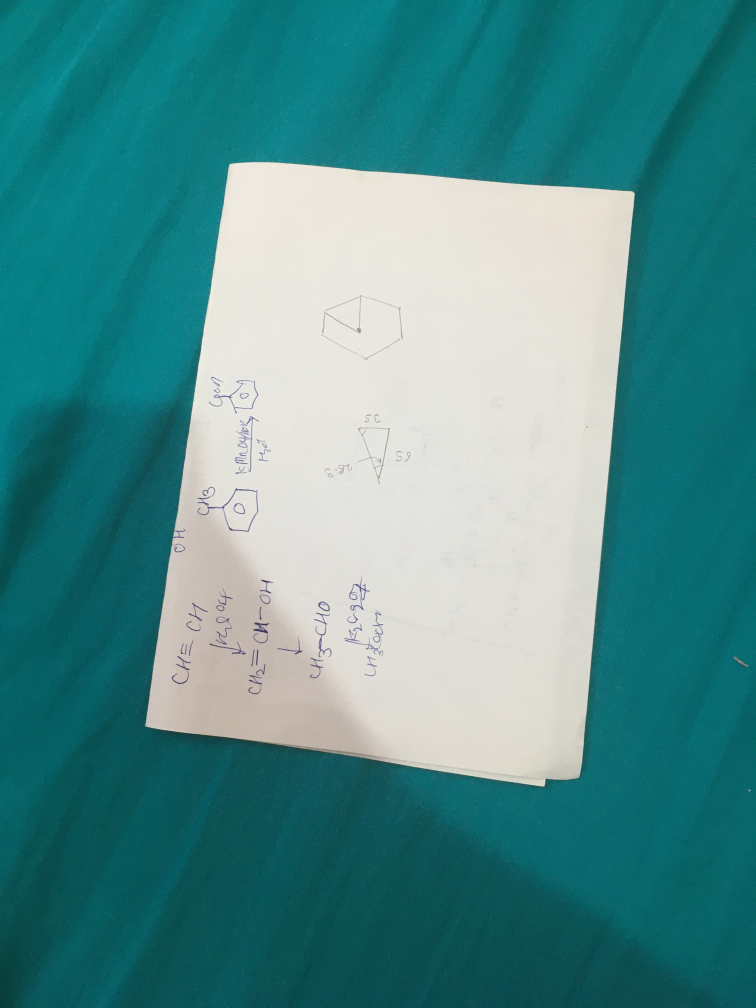
#> input picture Learning/Test_Images/IMG_3879.jpg, 3024 x 4032 px, found by its file name (shown at 1/4 size)
$ python Auto_Crop_Page.py
#> lines starting #> are read from the running program, lines starting #| are printed output that depends on the picture; after the words box and inside, x2 and y2 are one past the last pixel; in counts of white or black regions, pixels touching at a corner belong together
import cv2
import numpy as np

img = cv2.imread('IMG_3879.JPG')
#> img is the input picture: shape (4032, 3024, 3); mean B, G, R 141.6, 141.2, 79.5

aspect_ratio = img.shape[1]/img.shape[0]

height = int(1500/aspect_ratio)

# print()

new_img = cv2.resize(img, (1500, height))

print(aspect_ratio)
#| 0.75

# pre processing

blur = cv2.GaussianBlur(new_img,(5,5),0)

gray  = cv2.cvtColor(new_img, cv2.COLOR_BGR2GRAY)

th4 = cv2.adaptiveThreshold(gray,255,cv2.ADAPTIVE_THRESH_GAUSSIAN_C,cv2.THRESH_BINARY,101,3)
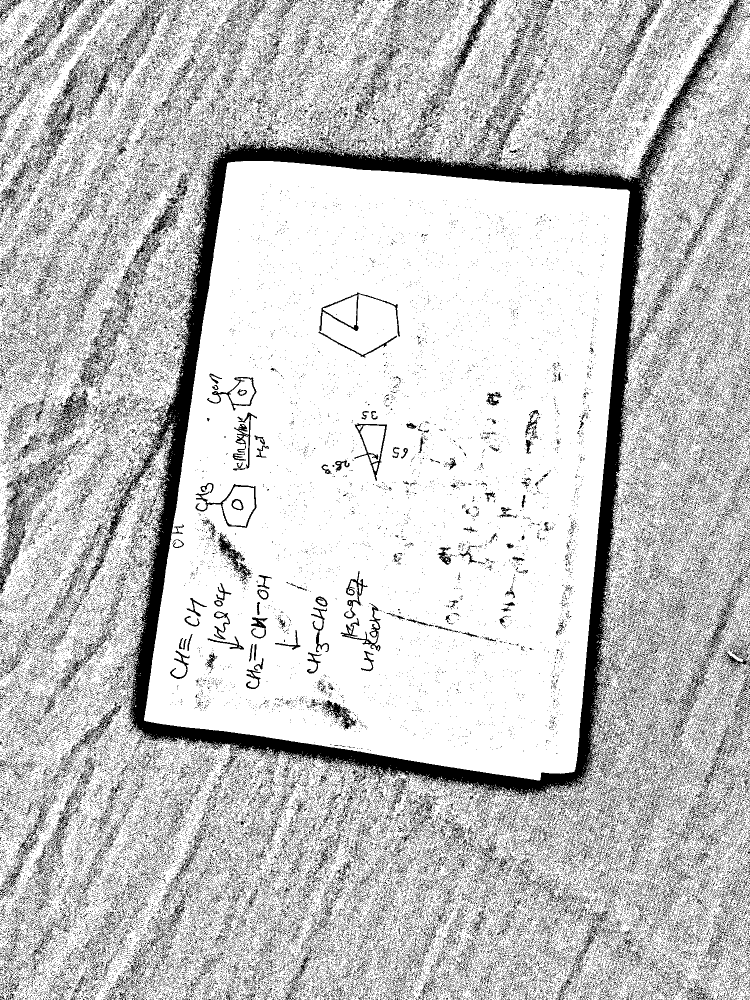
#> th4: shape (2000, 1500) (shown at 1/2 size); 78.1% white; 108626 black regions (105631 under 20 px), largest, box (x1, y1, x2, y2) and area: (167, 0, 1488, 1612) 144200, (0, 900, 127, 1187) 4980, (84, 116, 181, 306) 2968

closing = cv2.morphologyEx(th4,cv2.MORPH_CLOSE,np.ones((11,11)),iterations= 1)
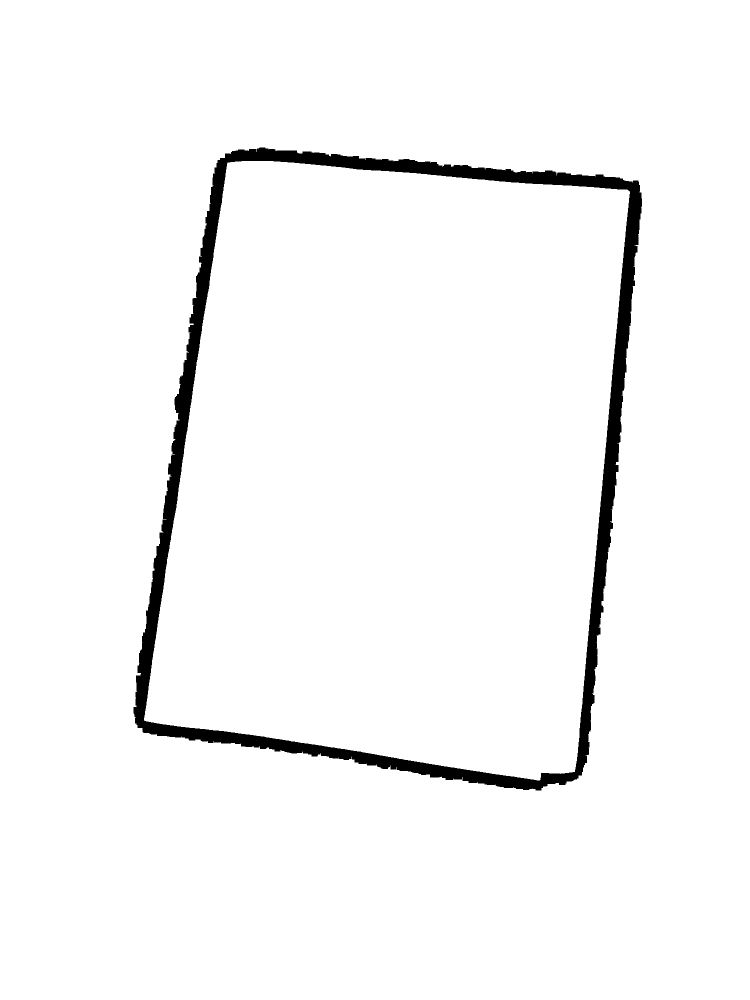
#> closing: shape (2000, 1500) (shown at 1/2 size); 96.8% white; 1 black region, box (x1, y1, x2, y2) and area: (267, 295, 1284, 1581) 95547

canny = cv2.Canny(closing,0,200,3)
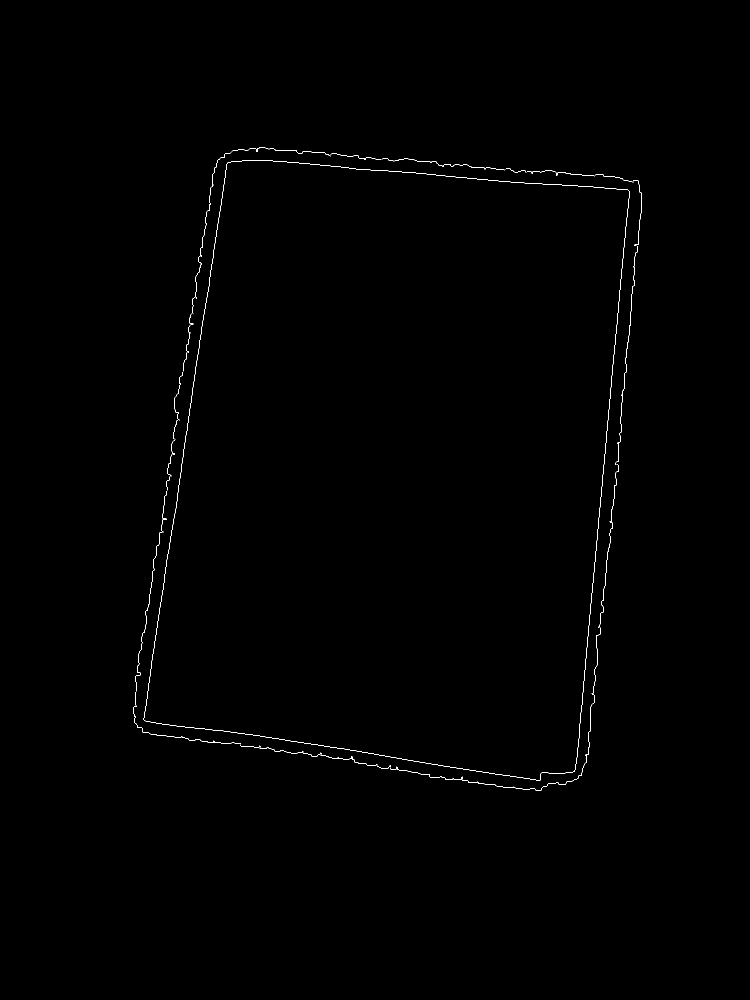
#> canny: shape (2000, 1500) (shown at 1/2 size); 0.28% white in thin lines or dots, all inside (x1, y1, x2, y2) = (266, 294, 1284, 1581)

# Finding area of image
img_area = new_img.shape[0]*new_img.shape[1]

contours,_ = cv2.findContours(canny,cv2.RETR_TREE,cv2.CHAIN_APPROX_SIMPLE)
#> contours = 55 contours, 53 with area under 20; largest, box (x1, y1, x2, y2) and area: (287, 321, 1260, 1561) 974333, (287, 321, 1260, 1561) 974331

# To prevent from detecting the whole page as ROI
for x in contours:
    if cv2.contourArea(x) > 0.9*img_area:
        contours.remove(x)
#> this loop made 55 passes
#> x on passes 14, 17, 31, 37: [[325, 1065], [326, 1065]], [[341, 953], [342, 953]], [[392, 596], [393, 596]], [[1266, 363], [1266, 364]]

areas = [cv2.contourArea(c) for c in contours]
#> areas = 55 values, max 974333 at index 45, min 0 at index 6, mean 35431.8
max_index = np.argmax(areas)
#> max_index = 45
max=contours[max_index]
#> max = contour of 940 points, box (x1, y1, x2, y2) (287, 321, 1260, 1561), area 974333

# approximating polygon
perimeter = cv2.arcLength(max,True)
#> perimeter = 4149.5
ROI = cv2.approxPolyDP(max,0.02*perimeter,True)
#> ROI = [[456, 324], [288, 1441], [1149, 1543], [1259, 382]]


if len(ROI)==4:
    reshaped = ROI.reshape(4,2)
#> reshaped has the same summary as ROI

    summation = [(x+y) for x,y in reshaped]
#> summation = [780, 1729, 2692, 1641]
    difference = [(x-y) for x,y in reshaped]
#> difference = [132, -1153, -394, 877]

    br_index = np.argmax(summation)
#> br_index = 2
    tl_index = np.argmin(summation)
#> tl_index = 0
    tr_index = np.argmax(difference)
#> tr_index = 3
    bl_index = np.argmin(difference)
#> bl_index = 1

    tl = reshaped[tl_index]
#> tl = [456, 324]
    tr = reshaped[tr_index]
#> tr = [1259, 382]
    bl = reshaped[bl_index]
#> bl = [288, 1441]
    br = reshaped[br_index]
#> br = [1149, 1543]

    # Warping
    pts1 = np.float32([tl,tr,bl,br])
#> pts1 = [[456, 324], [1259, 382], [288, 1441], [1149, 1543]]
    pts2 = np.float32([[0, 0], [500, 0], [0, 600], [500, 600]])

    matrix = cv2.getPerspectiveTransform(pts1,pts2)
#> matrix = [[0.663, 0.0997, -334.5], [-0.0431, 0.596, -173.5], [3.68e-05, 7.73e-05, 1]]
    warped = cv2.warpPerspective(new_img, matrix, (500,600))
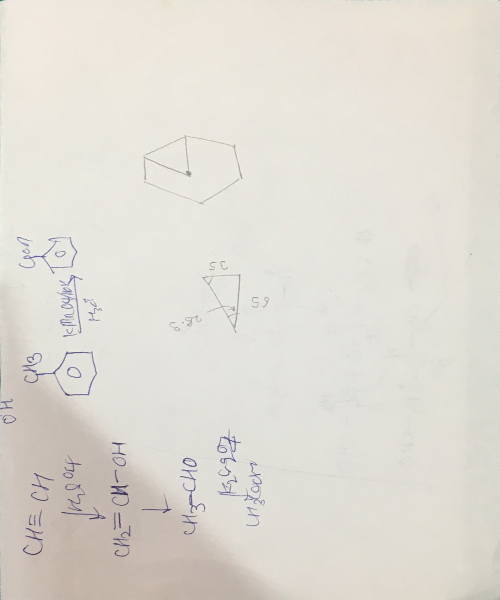
#> warped: shape (600, 500, 3); mean B, G, R 212.6, 220.3, 224.2

    cv2.imshow("image",warped)


cv2.drawContours(new_img,[ROI],-1,(0,255,0),5)
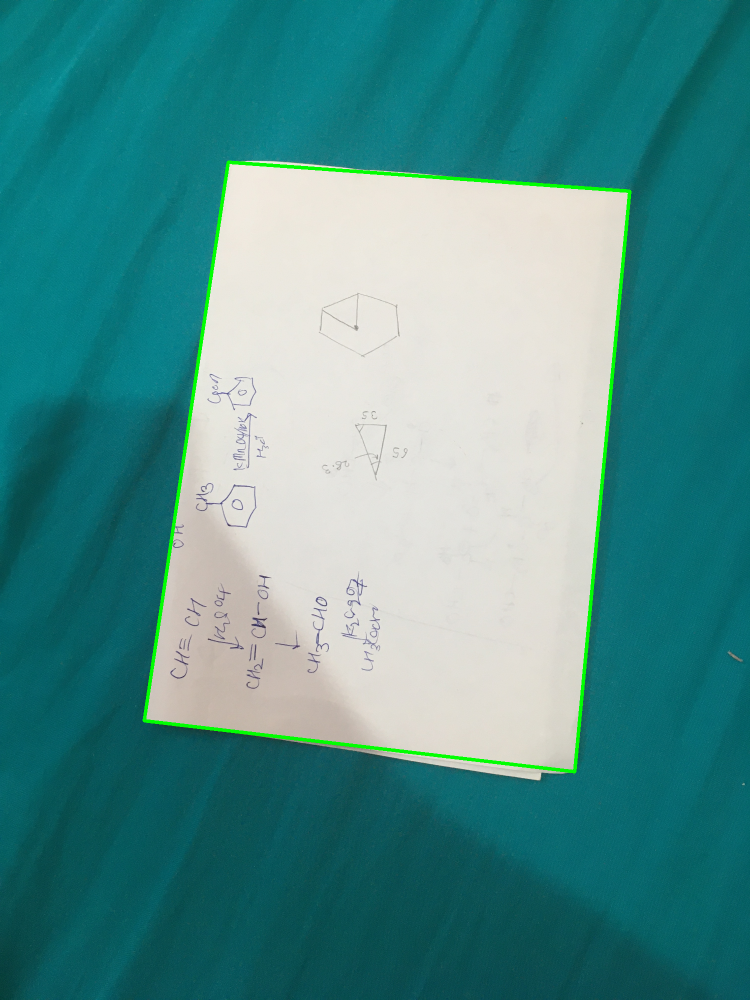
#> new_img: shape (2000, 1500, 3) (shown at 1/2 size); mean B, G, R 139.9, 141.7, 77.7

print(len(ROI))
#| 4

cv2.imshow('img',new_img)
cv2.waitKey(0)

$ run again, with Learning/Test_Images/IMG_2628.JPG copied over Learning/Test_Images/IMG_3879.jpg
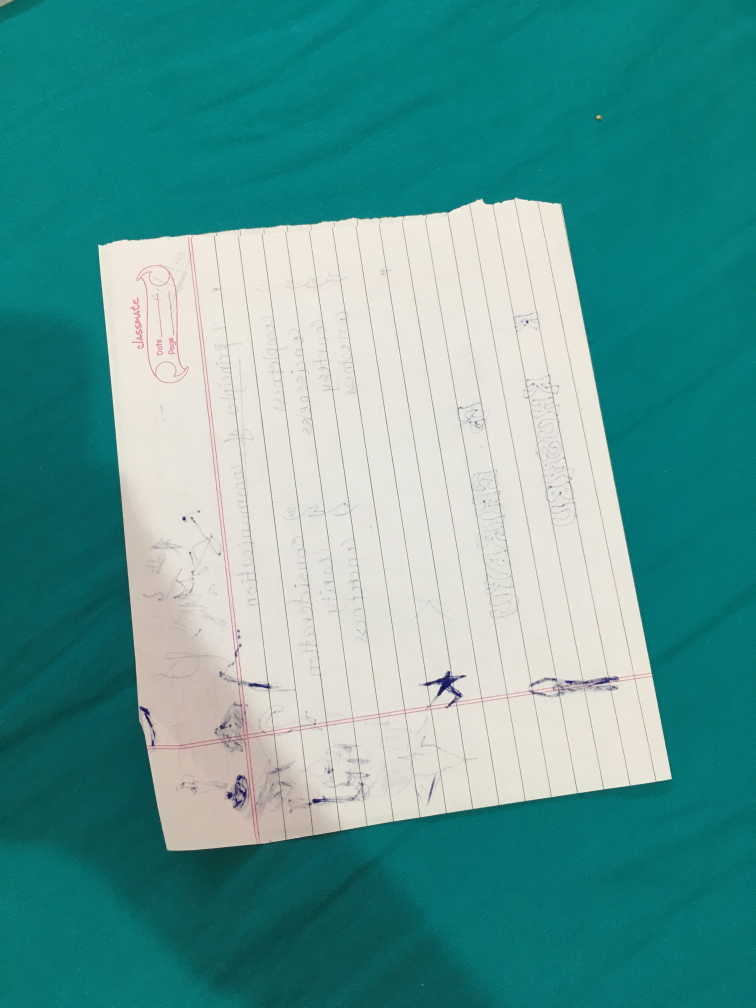
#> input picture Learning/Test_Images/IMG_2628.JPG, 3024 x 4032 px, found by its file name (shown at 1/4 size)
#> img is the input picture: shape (4032, 3024, 3); mean B, G, R 150.4, 154.2, 91.2
#| 0.75
#> `th4 = cv2.adaptiveThreshold(gray,255,cv2.ADAPTIVE_THRESH_GAUSSIAN_C,cv..`:
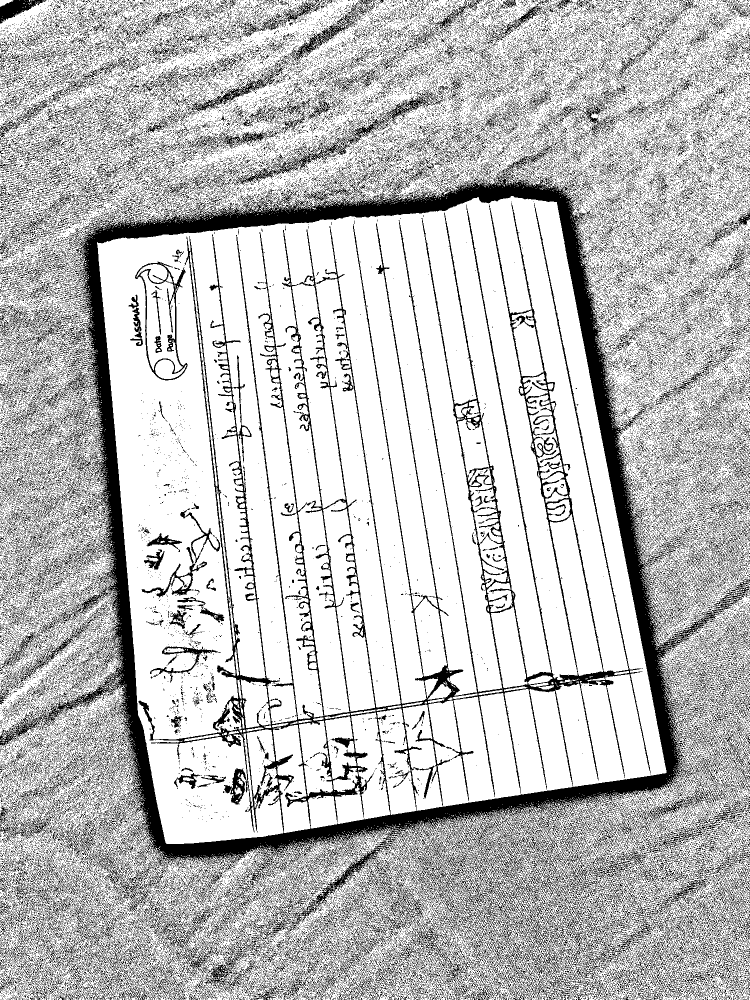
#> th4: shape (2000, 1500) (shown at 1/2 size); 74.7% white; 80144 black regions (76679 under 20 px), largest, box (x1, y1, x2, y2) and area: (0, 283, 1500, 1862) 255968, (466, 177, 876, 371) 5444, (270, 523, 375, 761) 3097
#> closing: shape (2000, 1500); 96.7% white; 5 black regions, box (x1, y1, x2, y2) and area: (176, 371, 1353, 1712) 98341, (0, 0, 46, 37) 1183, (876, 1342, 896, 1365) 413, (1186, 1344, 1210, 1357) 281, (687, 1479, 698, 1490) 121
#> `canny = cv2.Canny(closing,0,200,3)`:
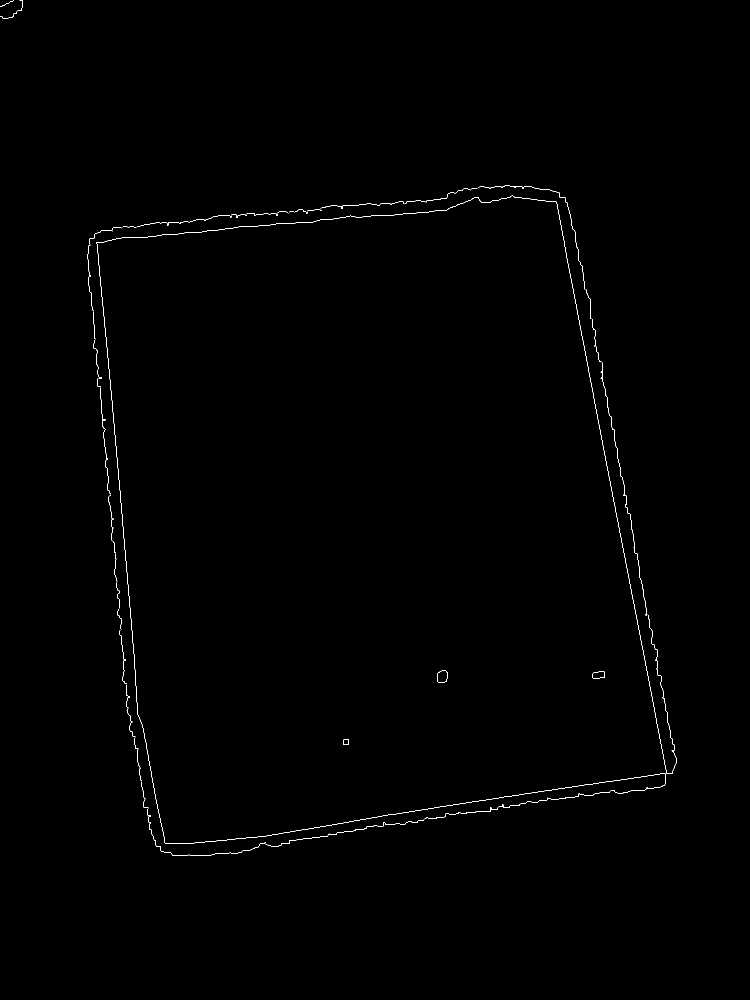
#> canny: shape (2000, 1500) (shown at 1/2 size); 0.31% white in thin lines or dots, all inside (x1, y1, x2, y2) = (0, 0, 1353, 1712)
#> contours = 69 contours, 62 with area under 20; largest, box (x1, y1, x2, y2) and area: (875, 1341, 896, 1365) 412, (875, 1341, 896, 1365) 409, (1185, 1343, 1210, 1357) 278, (1185, 1343, 1210, 1357) 278, (686, 1478, 698, 1490) 118, (686, 1478, 698, 1490) 118, (193, 391, 1353, 1688) 40
#> the loop `for x in contours:` made 69 passes
#> x on passes 44, 50: [[493, 430], [493, 431]], [[642, 420], [642, 421]]
#> areas = 69 values, max 411.5 at index 15, min 0 at index 9, mean 26.55
#> max_index = 15
#> max = contour of 21 points, box (x1, y1, x2, y2) (875, 1341, 896, 1365), area 412
#> perimeter = 78.38
#> ROI = [[891, 1341], [883, 1341], [875, 1346], [876, 1364], [893, 1362], [895, 1345]]
#| 6
